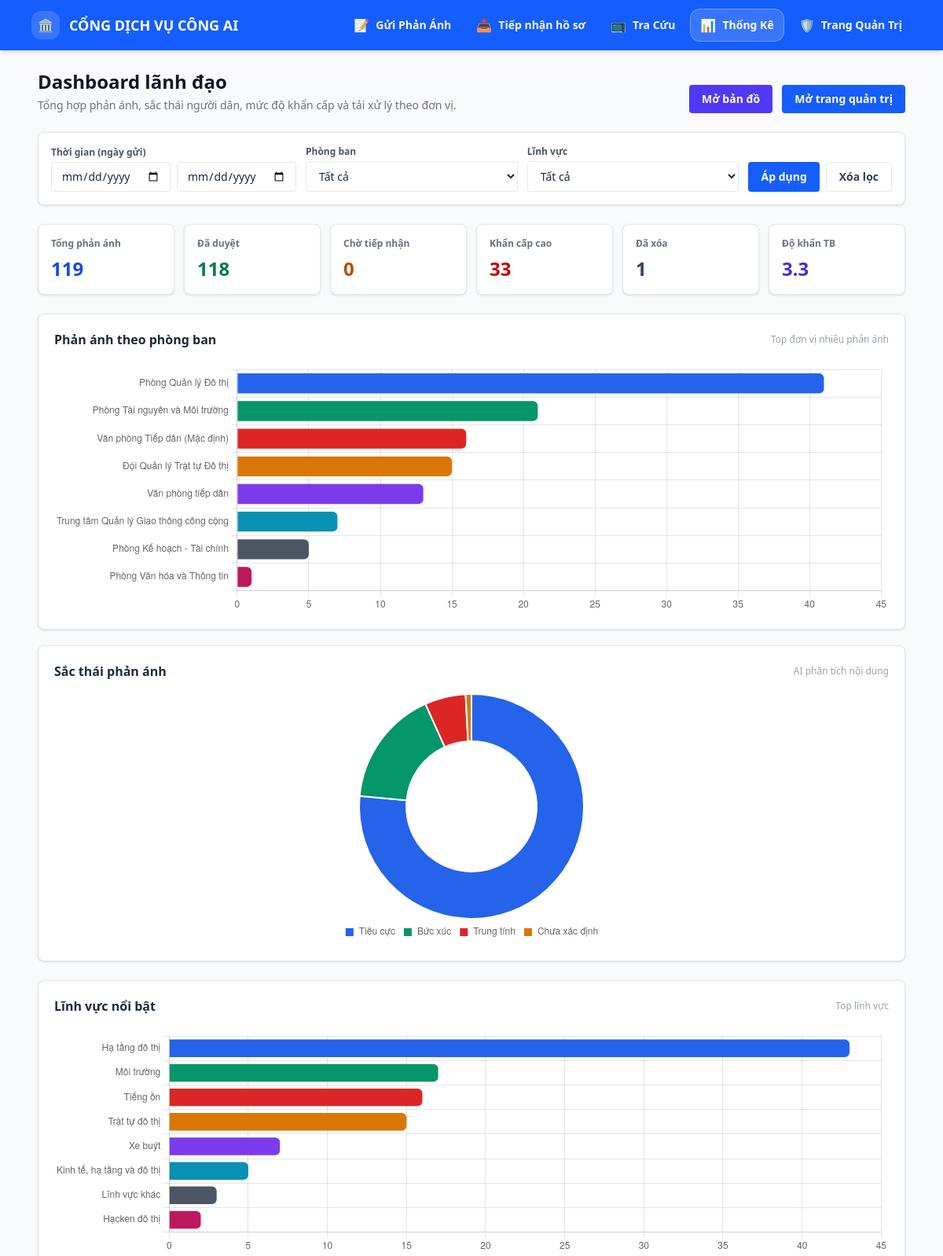
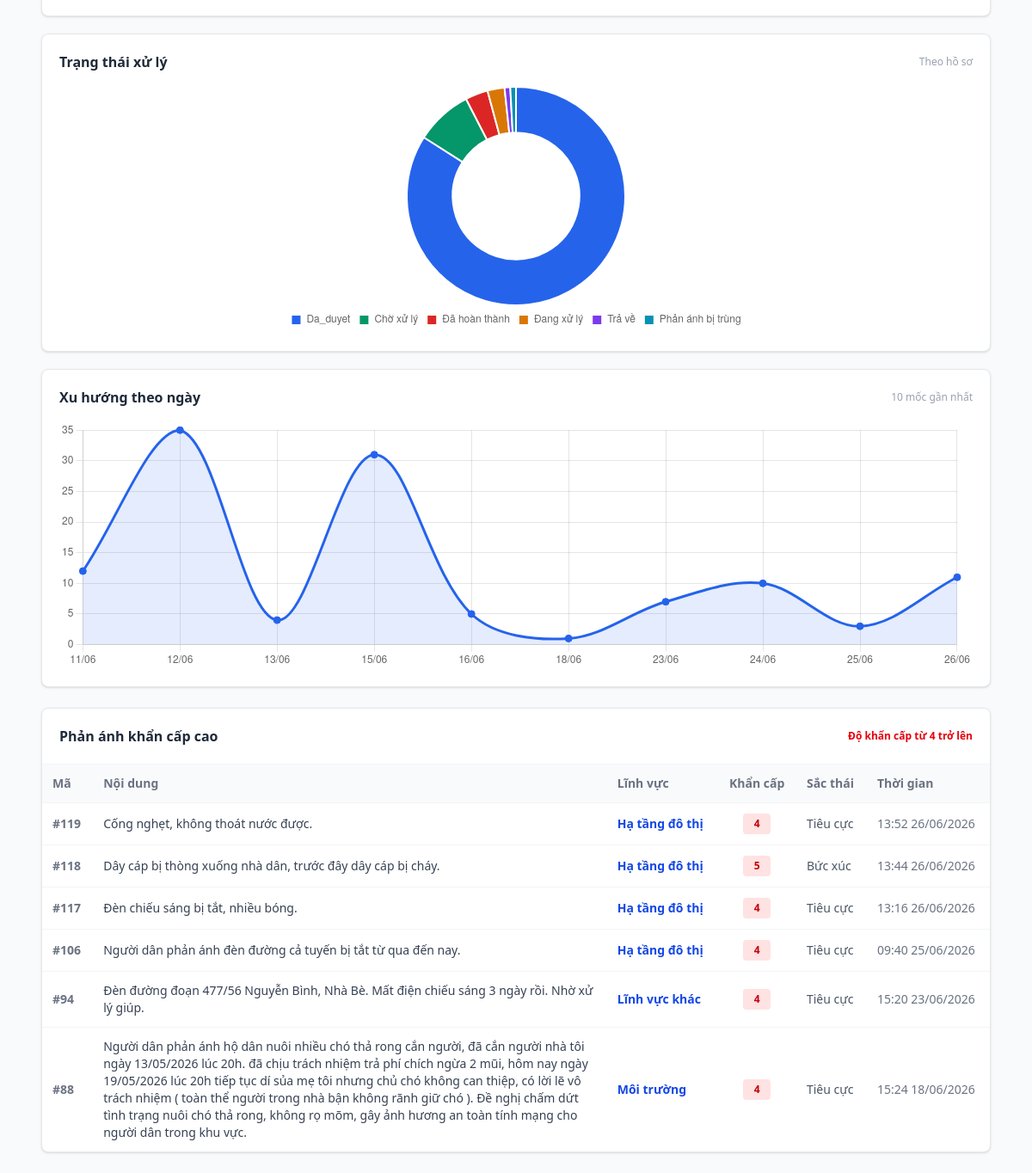
Page /dashboard on the earlier database version (2 pictures, top to bottom).
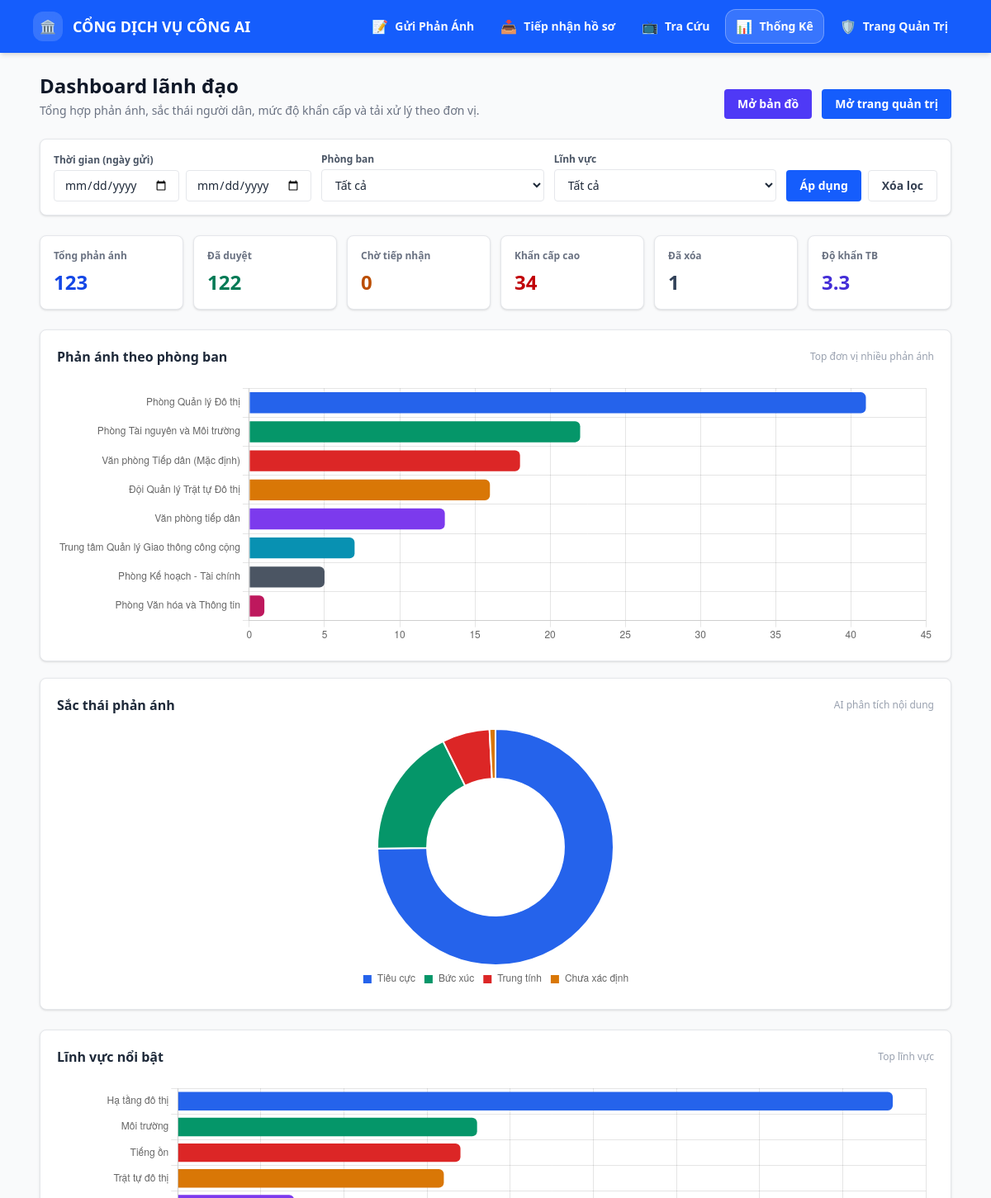
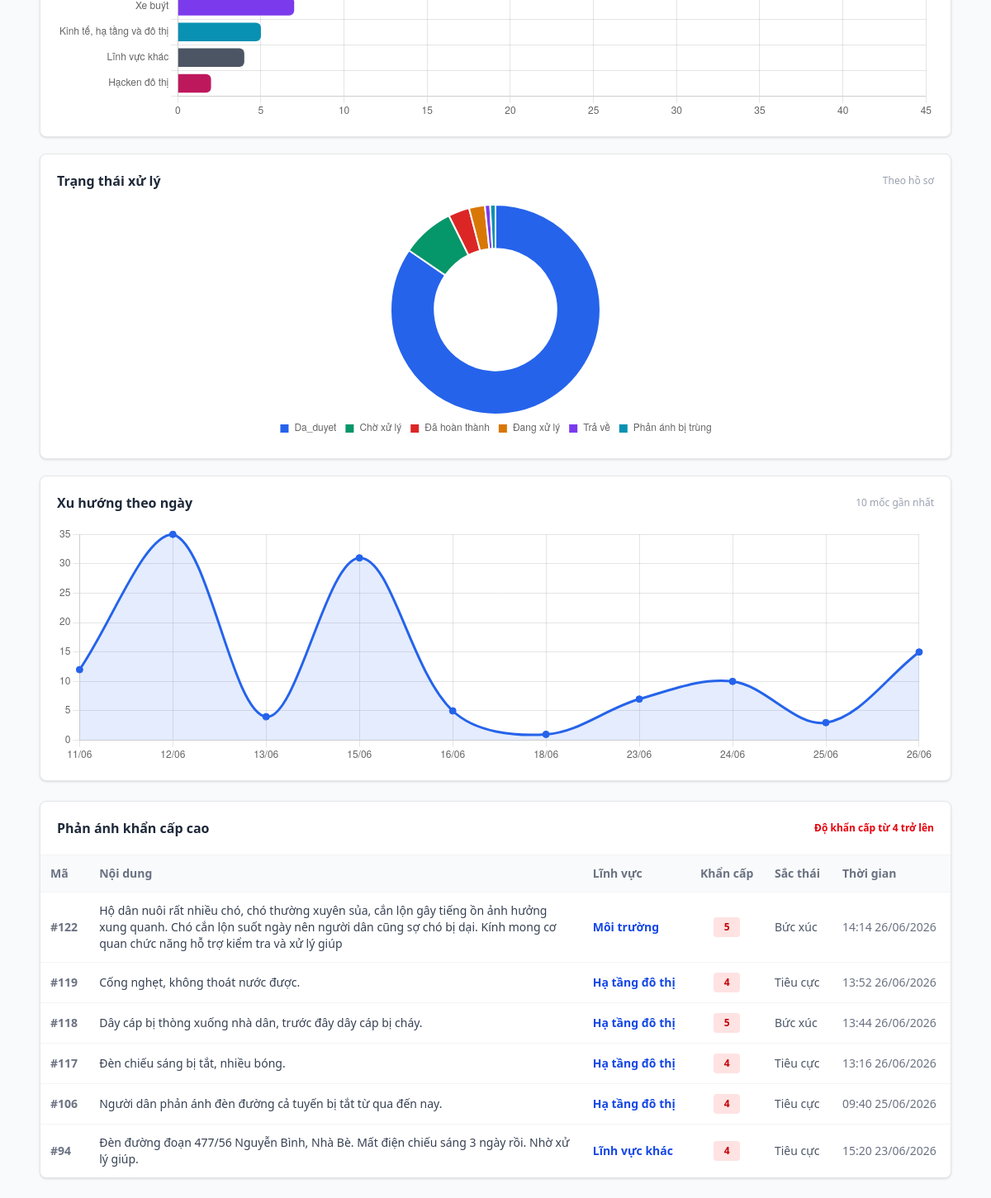
Same page on the later database version (2 pictures, top to bottom).
### tables this page shows
CREATE TABLE phan_anh (
                        id INTEGER PRIMARY KEY AUTOINCREMENT,
                        noi_dung TEXT,
                        file_dinh_kem TEXT,
                        dia_chi TEXT,
                        ten_nguoi_gui TEXT,
                        sdt TEXT,
                        linh_vuc TEXT,
                        tu_khoa TEXT,
                        sac_thai TEXT,
                        do_khan_cap INTEGER,
                        phong_ban_id INTEGER,
                        trang_thai TEXT,
                        ngay_gui TEXT,
                        trang_thai_duyet TEXT DEFAULT 'Cho_tiep_nhan', ly_do_xoa TEXT, giai_thich_xoa TEXT, ngay_xoa TEXT, lat REAL, lng REAL);

### app.py (the view, shortened to what this page needs)
@app.route('/dashboard')
def page_dashboard():
    conn = sqlite3.connect(DB_FILE)
    cursor = conn.cursor()
    date_from = request.args.get('date_from', '').strip()
    date_to = request.args.get('date_to', '').strip()
    phong_ban_id = request.args.get('phong_ban_id', '').strip()
    linh_vuc = request.args.get('linh_vuc', '').strip()
    def parse_ymd(s):
        if not s:
            return None
        try:
            return datetime.strptime(s, '%Y-%m-%d').date()
        except Exception:
            return None
    d_from = parse_ymd(date_from)
    d_to = parse_ymd(date_to)
    if d_from and d_to and d_from > d_to:
        d_from, d_to = d_to, d_from
    filtered_ids = None
    cursor.execute("SELECT id, ten_phong FROM config_phong_ban ORDER BY ten_phong")
    list_phong_ban = cursor.fetchall()
    cursor.execute("""SELECT DISTINCT COALESCE(NULLIF(TRIM(linh_vuc), ''), 'Chưa xác định') AS lv
                      FROM phan_anh
                      ORDER BY lv""")
    list_linh_vuc = [row[0] for row in cursor.fetchall()]
    where_clauses = []
    params = []
    if phong_ban_id:
        try:
            where_clauses.append('pa.phong_ban_id = ?')
            params.append(int(phong_ban_id))
        except Exception:
            pass
    if linh_vuc:
        where_clauses.append('pa.linh_vuc = ?')
        params.append(linh_vuc)
    common_where = ''
    if where_clauses:
        common_where = ' AND ' + ' AND '.join(where_clauses)
    cursor.execute("SELECT COUNT(*) FROM phan_anh pa WHERE 1=1" + common_where, params)
    total_phan_anh = cursor.fetchone()[0] or 0
    cursor.execute("SELECT COUNT(*) FROM phan_anh pa WHERE pa.trang_thai_duyet = 'Da_duyet'" + common_where, params)
    total_da_duyet = cursor.fetchone()[0] or 0
    cursor.execute("SELECT COUNT(*) FROM phan_anh pa WHERE pa.trang_thai_duyet = 'Cho_tiep_nhan'" + common_where, params)
    total_cho_tiep_nhan = cursor.fetchone()[0] or 0
    cursor.execute("SELECT COUNT(*) FROM phan_anh pa WHERE pa.trang_thai_duyet = 'Da_xoa'" + common_where, params)
    total_da_xoa = cursor.fetchone()[0] or 0
    cursor.execute("SELECT COUNT(*) FROM phan_anh pa WHERE pa.do_khan_cap >= 4" + common_where, params)
    total_khan_cap_cao = cursor.fetchone()[0] or 0
    cursor.execute("SELECT AVG(pa.do_khan_cap) FROM phan_anh pa WHERE pa.do_khan_cap IS NOT NULL" + common_where, params)
    avg_do_khan_cap_raw = cursor.fetchone()[0]
    avg_do_khan_cap = round(avg_do_khan_cap_raw or 0, 1)
    cursor.execute("""
        SELECT COALESCE(NULLIF(TRIM(pa.sac_thai), ''), 'Chưa xác định') AS label, COUNT(*) AS count
        FROM phan_anh pa
        WHERE 1=1""" + common_where + """
        GROUP BY label
        ORDER BY count DESC
    """, params)
    sac_thai_stats = cursor.fetchall()
    cursor.execute("""
        SELECT COALESCE(NULLIF(TRIM(pa.linh_vuc), ''), 'Chưa xác định') AS label, COUNT(*) AS count
        FROM phan_anh pa
        WHERE 1=1""" + common_where + """
        GROUP BY label
        ORDER BY count DESC
        LIMIT 8
    """, params)
    linh_vuc_stats = cursor.fetchall()
    cursor.execute("""
        SELECT COALESCE(pb.ten_phong, 'Văn phòng tiếp dân') AS label, COUNT(*) AS count
        FROM phan_anh pa
        LEFT JOIN config_phong_ban pb ON pa.phong_ban_id = pb.id
        WHERE 1=1""" + common_where + """
        GROUP BY label
        ORDER BY count DESC
        LIMIT 8
    """, params)
    phong_ban_stats = cursor.fetchall()
    cursor.execute("""
        SELECT COALESCE(NULLIF(TRIM(pa.trang_thai), ''), pa.trang_thai_duyet, 'Chưa xác định') AS label,
               COUNT(*) AS count
        FROM phan_anh pa
        WHERE 1=1""" + common_where + """
        GROUP BY label
        ORDER BY count DESC
    """, params)
    trang_thai_stats = cursor.fetchall()
    cursor.execute("""
        SELECT pa.id, pa.noi_dung, pa.linh_vuc, pa.do_khan_cap, pa.sac_thai, pa.ngay_gui
        FROM phan_anh pa
        WHERE pa.do_khan_cap >= 4""" + common_where + """
        ORDER BY pa.id DESC
        LIMIT 6
    """, params)
    phan_anh_khan_cap = cursor.fetchall()
    cursor.execute("""SELECT pa.ngay_gui
                      FROM phan_anh pa
                      WHERE 1=1""" + common_where + """
                      AND pa.ngay_gui IS NOT NULL AND TRIM(pa.ngay_gui) != ''""", params)
    trend_counts = {}
    for (ngay_gui,) in cursor.fetchall():
        try:
            parsed_date = datetime.strptime(str(ngay_gui).strip(), "%H:%M %d/%m/%Y")
            label = parsed_date.strftime("%d/%m")
        except Exception:
            label = str(ngay_gui)[-10:] if ngay_gui and len(str(ngay_gui)) >= 10 else ngay_gui
        trend_counts[label] = trend_counts.get(label, 0) + 1
    trend_stats = list(trend_counts.items())[-10:]
    conn.close()
    kpi_cards = [
        {"label": "Tổng phản ánh", "value": total_phan_anh, "tone": "blue"},
        {"label": "Đã duyệt", "value": total_da_duyet, "tone": "emerald"},
        {"label": "Chờ tiếp nhận", "value": total_cho_tiep_nhan, "tone": "amber"},
        {"label": "Khẩn cấp cao", "value": total_khan_cap_cao, "tone": "red"},
        {"label": "Đã xóa", "value": total_da_xoa, "tone": "slate"},
        {"label": "Độ khẩn TB", "value": avg_do_khan_cap, "tone": "indigo"},
    ]
    return render_template(
        'dashboard.html',
        kpi_cards=kpi_cards,
        sac_thai_stats=sac_thai_stats,
        linh_vuc_stats=linh_vuc_stats,
        phong_ban_stats=phong_ban_stats,
        trang_thai_stats=trang_thai_stats,
        trend_stats=trend_stats,
        phan_anh_khan_cap=phan_anh_khan_cap,
        list_phong_ban=list_phong_ban,
        list_linh_vuc=list_linh_vuc,
    )

### templates/dashboard.html (shortened to what this page needs)
{% extends "layout.html" %}
{% block content %}
<div class="space-y-6">
    <div class="flex flex-col md:flex-row md:items-end md:justify-between gap-3">
        <div>
            <h1 class="text-2xl font-bold text-gray-900">Dashboard lãnh đạo</h1>
            <p class="text-sm text-gray-500 mt-1">Tổng hợp phản ánh, sắc thái người dân, mức độ khẩn cấp và tải xử lý theo đơn vị.</p>
        </div>
        <div class="flex items-center gap-3">
            <a href="/maps" class="inline-flex items-center justify-center rounded bg-indigo-600 px-4 py-2 text-sm font-semibold text-white hover:bg-indigo-700">
                Mở bản đồ
            </a>
            <a href="{{ url_for('page_admin') }}" class="inline-flex items-center justify-center rounded bg-blue-600 px-4 py-2 text-sm font-semibold text-white hover:bg-blue-700">
                Mở trang quản trị
            </a>
        </div>
    </div>
    <form method="get" action="{{ url_for('page_dashboard') }}" class="bg-white border border-gray-200 rounded-lg p-4 shadow-sm">
        <div class="flex flex-col lg:flex-row gap-3 lg:items-end">
            <div class="flex-1">
                <label class="block text-xs font-semibold text-gray-600 mb-1">Thời gian (ngày gửi)</label>
                <div class="flex flex-col sm:flex-row gap-2">
                    <div class="flex-1">
                        <input type="date" name="date_from" value="{{ request.args.get('date_from','') }}" class="w-full border border-gray-200 rounded px-3 py-2 text-sm" />
                    </div>
                    <div class="flex-1">
                        <input type="date" name="date_to" value="{{ request.args.get('date_to','') }}" class="w-full border border-gray-200 rounded px-3 py-2 text-sm" />
                    </div>
                </div>
            </div>
            <div class="flex-1">
                <label class="block text-xs font-semibold text-gray-600 mb-1">Phòng ban</label>
                <select name="phong_ban_id" class="w-full border border-gray-200 rounded px-3 py-2 text-sm">
                    <option value="" {% if not request.args.get('phong_ban_id') %}selected{% endif %}>Tất cả</option>
                </select>
            </div>
            <div class="flex-1">
                <label class="block text-xs font-semibold text-gray-600 mb-1">Lĩnh vực</label>
                <select name="linh_vuc" class="w-full border border-gray-200 rounded px-3 py-2 text-sm">
                    <option value="" {% if not request.args.get('linh_vuc') %}selected{% endif %}>Tất cả</option>
                </select>
            </div>
            <div class="flex gap-2">
                <button type="submit" class="inline-flex items-center justify-center rounded bg-blue-600 px-4 py-2 text-sm font-semibold text-white hover:bg-blue-700">
                    Áp dụng
                </button>
                <a href="{{ url_for('page_dashboard') }}" class="inline-flex items-center justify-center rounded border border-gray-200 px-4 py-2 text-sm font-semibold text-gray-700 hover:bg-gray-50">
                    Xóa lọc
                </a>
            </div>
        </div>
    </form>
    <div class="grid grid-cols-2 lg:grid-cols-6 gap-3">
        {% for card in kpi_cards %}
            <div class="bg-white border border-gray-200 rounded-lg p-4 shadow-sm">
                <p class="text-xs font-semibold text-gray-500">{{ card.label }}</p>
                <p class="mt-2 text-2xl font-bold {% if card.tone == 'emerald' %}text-emerald-700{% elif card.tone == 'amber' %}text-amber-700{% elif card.tone == 'red' %}text-red-700{% elif card.tone == 'slate' %}text-slate-700{% elif card.tone == 'indigo' %}text-indigo-700{% else %}text-blue-700{% endif %}">
                    {{ card.value }}
                </p>
            </div>
        {% endfor %}
    </div>
    <div class="grid grid-cols-1 xl:grid-cols-3 gap-5">
        <section class="xl:col-span-2 bg-white border border-gray-200 rounded-lg p-5 shadow-sm">
            <div class="flex items-center justify-between mb-4">
                <h2 class="text-base font-bold text-gray-800">Phản ánh theo phòng ban</h2>
                <span class="text-xs text-gray-400">Top đơn vị nhiều phản ánh</span>
            </div>
            <div class="h-80">
                <canvas id="phongBanChart"></canvas>
            </div>
        </section>
        <section class="bg-white border border-gray-200 rounded-lg p-5 shadow-sm">
            <div class="flex items-center justify-between mb-4">
                <h2 class="text-base font-bold text-gray-800">Sắc thái phản ánh</h2>
                <span class="text-xs text-gray-400">AI phân tích nội dung</span>
            </div>
            <div class="h-80">
                <canvas id="sacThaiChart"></canvas>
            </div>
        </section>
    </div>
    <div class="grid grid-cols-1 xl:grid-cols-3 gap-5">
        <section class="bg-white border border-gray-200 rounded-lg p-5 shadow-sm">
            <div class="flex items-center justify-between mb-4">
                <h2 class="text-base font-bold text-gray-800">Lĩnh vực nổi bật</h2>
                <span class="text-xs text-gray-400">Top lĩnh vực</span>
            </div>
            <div class="h-72">
                <canvas id="linhVucChart"></canvas>
            </div>
        </section>
        <section class="bg-white border border-gray-200 rounded-lg p-5 shadow-sm">
            <div class="flex items-center justify-between mb-4">
                <h2 class="text-base font-bold text-gray-800">Trạng thái xử lý</h2>
                <span class="text-xs text-gray-400">Theo hồ sơ</span>
            </div>
            <div class="h-72">
                <canvas id="trangThaiChart"></canvas>
            </div>
        </section>
        <section class="bg-white border border-gray-200 rounded-lg p-5 shadow-sm">
            <div class="flex items-center justify-between mb-4">
                <h2 class="text-base font-bold text-gray-800">Xu hướng theo ngày</h2>
                <span class="text-xs text-gray-400">10 mốc gần nhất</span>
            </div>
            <div class="h-72">
                <canvas id="trendChart"></canvas>
            </div>
        </section>
    </div>
    <section class="bg-white border border-gray-200 rounded-lg shadow-sm overflow-hidden">
        <div class="p-5 border-b border-gray-100 flex items-center justify-between">
            <h2 class="text-base font-bold text-gray-800">Phản ánh khẩn cấp cao</h2>
            <span class="text-xs text-red-600 font-semibold">Độ khẩn cấp từ 4 trở lên</span>
        </div>
        <div class="overflow-x-auto">
            <table class="w-full text-sm">
                <thead class="bg-gray-50 text-gray-500 border-b border-gray-100">
                    <tr>
                        <th class="text-left p-3 font-semibold">Mã</th>
                        <th class="text-left p-3 font-semibold">Nội dung</th>
                        <th class="text-left p-3 font-semibold">Lĩnh vực</th>
                        <th class="text-center p-3 font-semibold">Khẩn cấp</th>
                        <th class="text-left p-3 font-semibold">Sắc thái</th>
                        <th class="text-left p-3 font-semibold">Thời gian</th>
                    </tr>
                </thead>
                <tbody class="divide-y divide-gray-100">
                    {% if phan_anh_khan_cap %}
                        {% for id, noi_dung, linh_vuc, do_khan_cap, sac_thai, ngay_gui in phan_anh_khan_cap %}
                            <tr class="hover:bg-gray-50">
                                <td class="p-3 font-bold text-gray-500">#{{ id }}</td>
                                <td class="p-3 text-gray-700 max-w-xl">{{ noi_dung }}</td>
                                <td class="p-3 text-blue-700 font-semibold">{{ linh_vuc or 'Chưa xác định' }}</td>
                                <td class="p-3 text-center">
                                    <span class="inline-flex min-w-8 justify-center rounded bg-red-100 px-2 py-1 text-xs font-bold text-red-700">{{ do_khan_cap }}</span>
                                </td>
                                <td class="p-3 text-gray-600">{{ sac_thai or 'Chưa xác định' }}</td>
                                <td class="p-3 text-gray-500">{{ ngay_gui or '' }}</td>
                            </tr>
                        {% endfor %}
                    {% else %}
                        <tr>
                            <td colspan="6" class="p-8 text-center text-gray-400">Chưa có phản ánh khẩn cấp cao.</td>
                        </tr>
                    {% endif %}
                </tbody>
            </table>
        </div>
    </section>
</div>
{% endblock %}

Differences in the rows shown:
no longer on this page (row unchanged): phan_anh: id "88", noi_dung "Người dân phản ánh hộ dân nuôi nhiều chó thả rong cắn người, đã cắn người nhà tôi ngày 13/05/2026 lúc 20h. đã chịu trách nhiệm trả phí chích ngừa 2 mũi, hôm nay ngày 19/05/2026 lúc 20h tiếp tục dí sủa mẹ tôi nhưng chủ chó không can thiệp, có lời lẽ vô trách nhiệm ( toàn thể người trong nhà bận không rãnh giữ chó ). Đề nghị chấm dứt tình trạng nuôi chó thả rong, không rọ mõm, gây ảnh hương an toàn tính mạng cho người dân trong khu vực.", linh_vuc "Môi trường", do_khan_cap "4", sac_thai "Tiêu cực", ngay_gui "15:24 18/06/2026"
added phan_anh: id "122", noi_dung "Hộ dân nuôi rất nhiều chó, chó thường xuyên sủa, cắn lộn gây tiếng ồn ảnh hưởng xung quanh. Chó cắn lộn suốt ngày nên người dân cũng sợ chó bị dại. Kính mong cơ quan chức năng hỗ trợ kiểm tra và xử lý giúp", linh_vuc "Môi trường", do_khan_cap "5", sac_thai "Bức xúc", ngay_gui "14:14 26/06/2026"
Other differences:
chart data {{ trend_stats | tojson }}: [["11/06", 12], ["12/06", 35], ["13/06", 4], ["15/06", 31], ["16/06", 5], ["18/06", 1], ["23/06", 7], ["24/06", 10], ["25/06", 3], ["26/06", 11]] → [["11/06", 12], ["12/06", 35], ["13/06", 4], ["15/06", 31], ["16/06", 5], ["18/06", 1], ["23/06", 7], ["24/06", 10], ["25/06", 3], ["26/06", 15]]
new list line: "Tổng phản ánh 123"
new list line: "Đã duyệt 122"
new list line: "Khẩn cấp cao 34"
list line gone: "Tổng phản ánh 119"
list line gone: "Đã duyệt 118"
list line gone: "Khẩn cấp cao 33"
